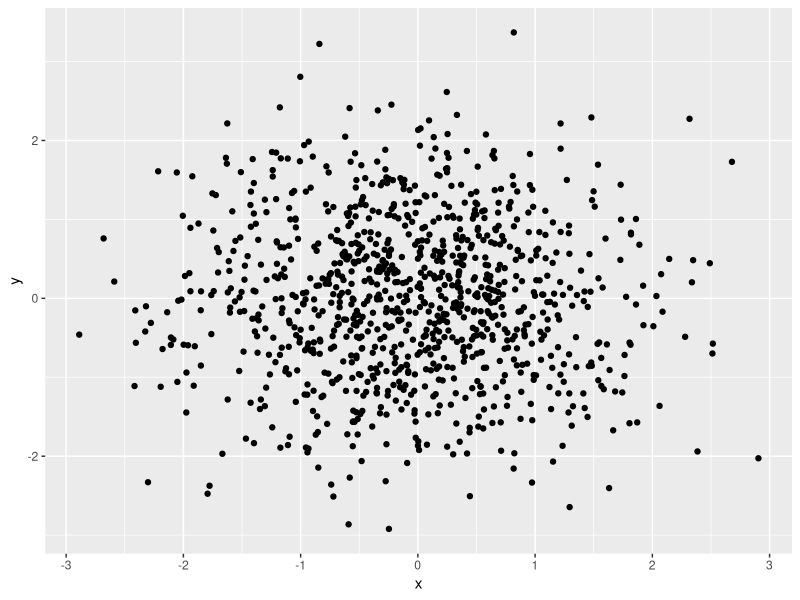

Write the R code that produced this figure.
## ---- chunk 1
library(tidyverse)
## ---- chunk 2
x <- rnorm(1000)
y <- rnorm(1000)
myData <- data.frame(x,y)

myData %>% ggplot(aes(x,y)) + geom_point()

